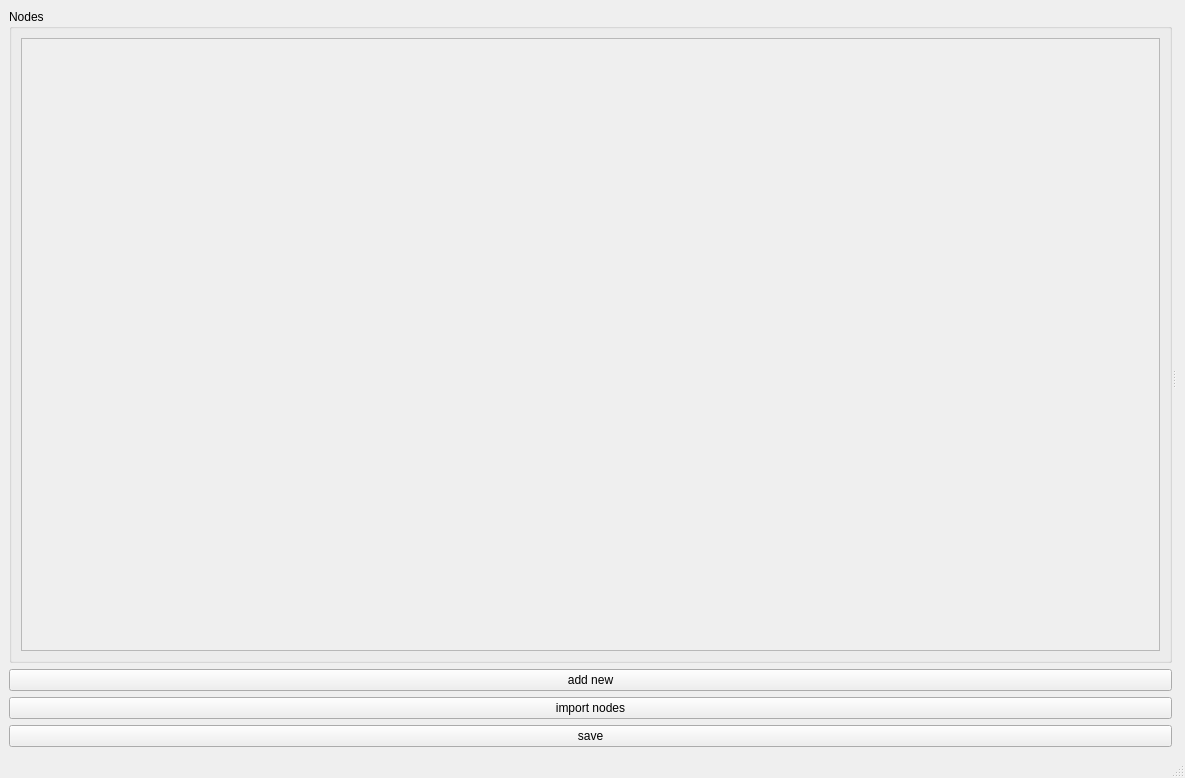
<?xml version="1.0" encoding="UTF-8"?>
<ui version="4.0">
 <class>MainWindow</class>
 <widget class="QMainWindow" name="MainWindow">
  <property name="geometry">
   <rect>
    <x>0</x>
    <y>0</y>
    <width>1185</width>
    <height>778</height>
   </rect>
  </property>
  <property name="windowTitle">
   <string>MainWindow</string>
  </property>
  <widget class="QWidget" name="centralwidget">
   <layout class="QGridLayout" name="gridLayout_3">
    <item row="0" column="0">
     <widget class="QSplitter" name="splitter">
      <property name="orientation">
       <enum>Qt::Horizontal</enum>
      </property>
      <widget class="QWidget" name="nodes_list_widget" native="true">
       <layout class="QGridLayout" name="gridLayout">
        <item row="0" column="0">
         <layout class="QVBoxLayout" name="verticalLayout_2">
          <item>
           <widget class="QGroupBox" name="nodes_groupBox">
            <property name="sizePolicy">
             <sizepolicy hsizetype="Preferred" vsizetype="Expanding">
              <horstretch>0</horstretch>
              <verstretch>0</verstretch>
             </sizepolicy>
            </property>
            <property name="title">
             <string>Nodes</string>
            </property>
            <layout class="QVBoxLayout" name="verticalLayout">
             <item>
              <widget class="QScrollArea" name="nodes_scrollArea">
               <property name="widgetResizable">
                <bool>true</bool>
               </property>
               <widget class="QWidget" name="scrollAreaWidgetContents">
                <property name="geometry">
                 <rect>
                  <x>0</x>
                  <y>0</y>
                  <width>170</width>
                  <height>572</height>
                 </rect>
                </property>
                <layout class="QVBoxLayout" name="verticalLayout_3"/>
               </widget>
              </widget>
             </item>
            </layout>
           </widget>
          </item>
          <item>
           <layout class="QVBoxLayout" name="node_list_actions_verticalLayout">
            <item>
             <widget class="QPushButton" name="add_new_node_pushButton">
              <property name="text">
               <string>add new</string>
              </property>
             </widget>
            </item>
            <item>
             <widget class="QPushButton" name="import_nodes_pushButton">
              <property name="text">
               <string>import nodes</string>
              </property>
             </widget>
            </item>
            <item>
             <widget class="QPushButton" name="save_pushButton">
              <property name="text">
               <string>save</string>
              </property>
             </widget>
            </item>
           </layout>
          </item>
         </layout>
        </item>
       </layout>
      </widget>
      <widget class="QWidget" name="node_content_placeholder_widget" native="true">
       <property name="sizePolicy">
        <sizepolicy hsizetype="Preferred" vsizetype="Expanding">
         <horstretch>0</horstretch>
         <verstretch>0</verstretch>
        </sizepolicy>
       </property>
       <layout class="QGridLayout" name="gridLayout_2"/>
      </widget>
     </widget>
    </item>
   </layout>
   <zorder>nodes_groupBox</zorder>
   <zorder>verticalLayoutWidget</zorder>
   <zorder>node_content_placeholder_widget</zorder>
   <zorder>nodes_groupBox</zorder>
   <zorder>nodes_list_widget</zorder>
  </widget>
  <widget class="QMenuBar" name="menubar">
   <property name="geometry">
    <rect>
     <x>0</x>
     <y>0</y>
     <width>1185</width>
     <height>20</height>
    </rect>
   </property>
  </widget>
  <widget class="QStatusBar" name="statusbar"/>
 </widget>
 <resources/>
 <connections/>
</ui>
